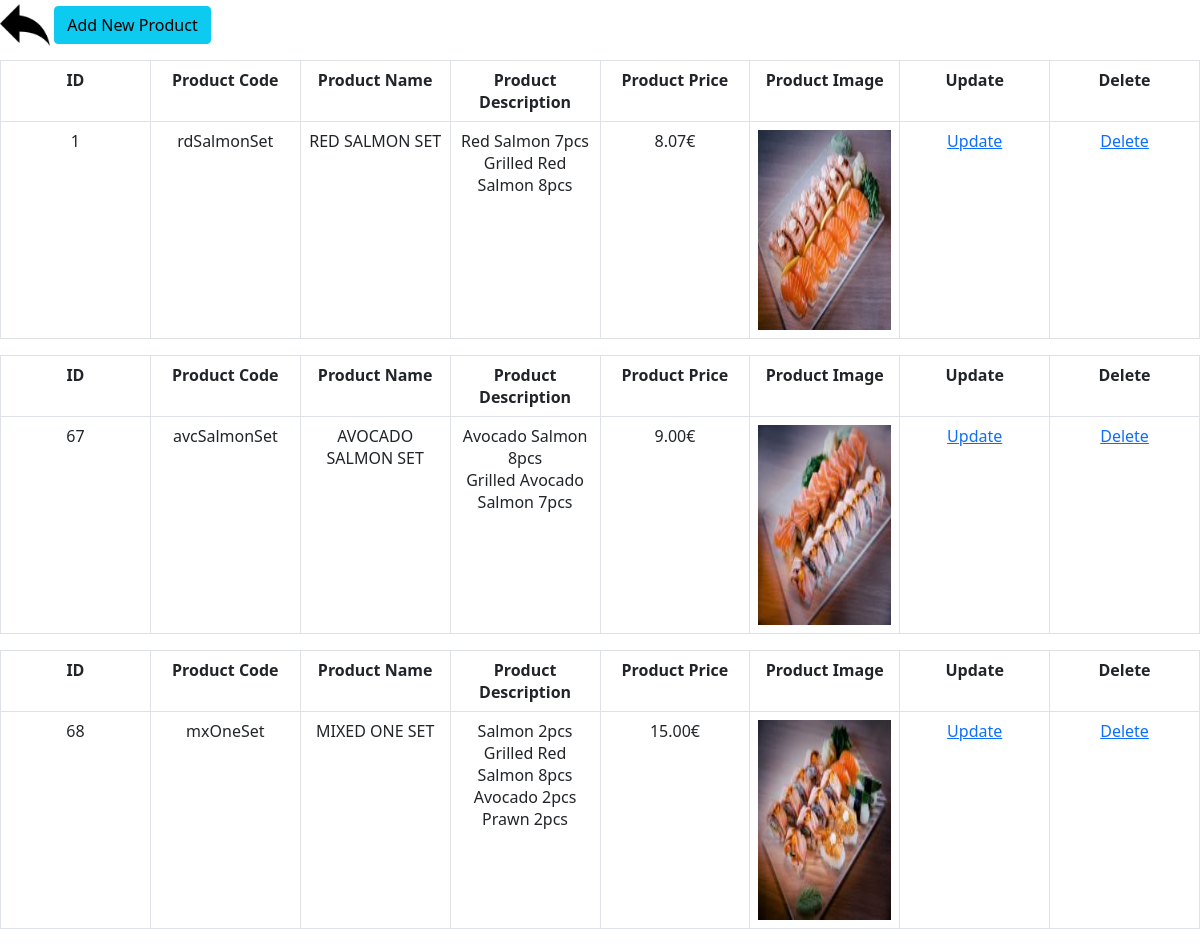
/cms/adminMenu.php, run on the app's committed database.
### tables this page shows
CREATE TABLE `menu` (
  `id` int(11) NOT NULL,
  `name` varchar(255) NOT NULL,
  `code` varchar(255) NOT NULL,
  `description` varchar(255) NOT NULL,
  `image` text DEFAULT 'images/image-placeholder.png',
  `price` double(10,2) DEFAULT 0.00
);

### dbconnect.php (called while the page is built, shortened)
<?php
class DBController
{
	private $host = "localhost";
	private $user = "root";
	private $password = "";
	private $database = "sushiheaven";
	private $conn;
	function __construct()
	{
		$this->conn = $this->connectDB();
	}
	function connectDB()
	{
		$conn = mysqli_connect($this->host,$this->user,$this->password,$this->database);
		return $conn;
	}
	function runQuery($query)
	{
		$result = mysqli_query($this->conn,$query);
		while($row=mysqli_fetch_assoc($result)) {
			$resultset[] = $row;
		}
		if(!empty($resultset))
			return $resultset;
	}
}
?>

### cms/adminMenu.php (the view, shortened to what this page needs)
<?php include 'db.php'?>
<div class="controls">
<a href="index.php"><img src="../images/back.png" alt="" style="width:50px"></a>
<a href="addNewProduct.php" class="btn btn-info">Add New Product</a>
</div>
<?php
$menu = $dbHandle->runQuery("SELECT * FROM menu");
if(!empty($menu))
{
  foreach ($menu as $key => $value)
  {
?>
<!DOCTYPE html>
<html lang="en" dir="ltr">
  <head>
  </head>
  <body>
    <div class="table-responsive">
    <table class="table table-bordered">
      <tr>
        <th>ID</th>
        <th>Product Code</th>
        <th>Product Name</th>
        <th>Product Description</th>
        <th>Product Price</th>
        <th>Product Image</th>
        <th>Update</th>
        <th>Delete</th>
      </tr>
      <tr>
        <td><?php echo $menu[$key]["id"]; ?></td>
        <td><?php echo $menu[$key]["code"]; ?></td>
        <td><?php echo $menu[$key]["name"]; ?></td>
        <td style="white-space: pre-wrap;"><?php echo $menu[$key]["description"]; ?></td>
        <td><?php echo $menu[$key]["price"]. "€"; ?></td>
        <td><img src="../<?php echo $menu[$key]["image"]; ?>" alt="" class="img-fluid"></td>
        <td><a href="updateSingleMenu.php?id=<?php echo $menu[$key]["id"]; ?>">Update</a></td>
        <td><a href="adminMenu.php?action=delete&id=<?php echo $menu[$key]["id"]; ?>" onclick="return confirm('Are you sure you want to delete this product?')">Delete</a></td>
      </tr>
    </table>
  </div>
    <?php
      }
    }
     ?>
  </body>
</html>

### cms/css/styles.css (style rules this page uses)
.table { text-align: center; table-layout: fixed; width: 100%; }
.table img { width: 300px; height: 200px; }
.controls { padding-bottom: 10px; }

### data on the page
menu: id "1", code "rdSalmonSet", name "RED SALMON SET", description "Red Salmon 7pcs Grilled Red Salmon 8pcs", price "8.07", image (picture)
menu: id "67", code "avcSalmonSet", name "AVOCADO SALMON SET", description "Avocado Salmon 8pcs Grilled Avocado Salmon 7pcs", price "9.00", image (picture)
menu: id "68", code "mxOneSet", name "MIXED ONE SET", description "Salmon 2pcs Grilled Red Salmon 8pcs Avocado 2pcs Prawn 2pcs", price "15.00", image (picture)
